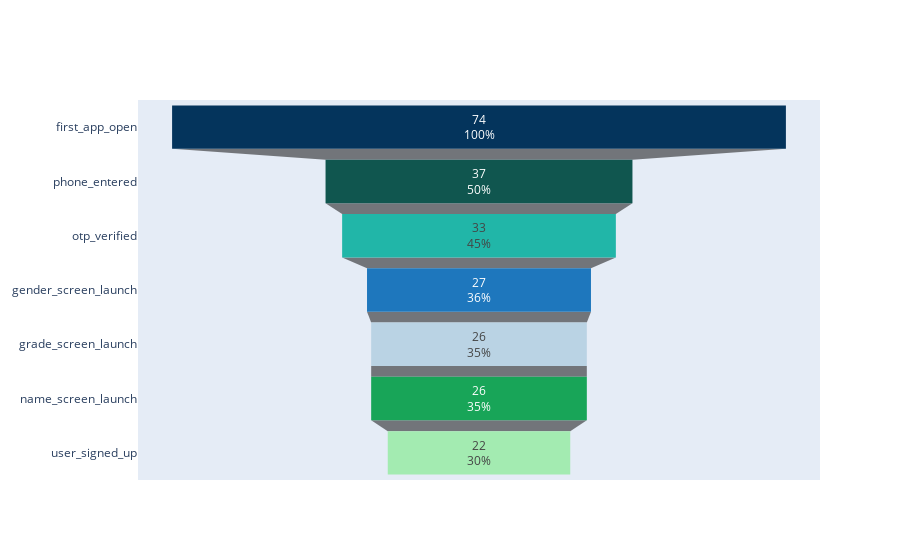

This figure's notebook cell:
### Markdown cell above
# FUNNEL VISUALIZATION FOR GUEST AND REGISTERED USERS

### Code cell
#FUNNEL FOR Onboarding Registered Funnel

fig = go.Figure()

fig.add_trace(go.Funnel(
    name = 'January 2022',
    y = onboarding_registered[(onboarding_registered['month_'] == '202203')]['event_name'],
    x = onboarding_registered[(onboarding_registered['month_'] == '202203')]['total_users'],
    textinfo = "value+percent initial",
marker = {"color": ["#04345C", "#10564F", "#21B6A8","#1E77BD", "#BAD3E4", "#18A558", "#A3EBB1"]}))

### Figure 1 — Plotly figure (JSON) as saved in the notebook; plotly's stock layout.template omitted (floating-point values rounded to 4 significant figures)
{"data": [{"marker": {"color": ["#04345C", "#10564F", "#21B6A8", "#1E77BD", "#BAD3E4", "#18A558", "#A3EBB1"]}, "name": "January 2022", "textinfo": "value+percent initial", "type": "funnel", "x": [74, 37, 33, 27, 26, 26, 22], "y": ["first_app_open", "phone_entered", "otp_verified", "gender_screen_launch", "grade_screen_launch", "name_screen_launch", "user_signed_up"]}], "layout": {}}
